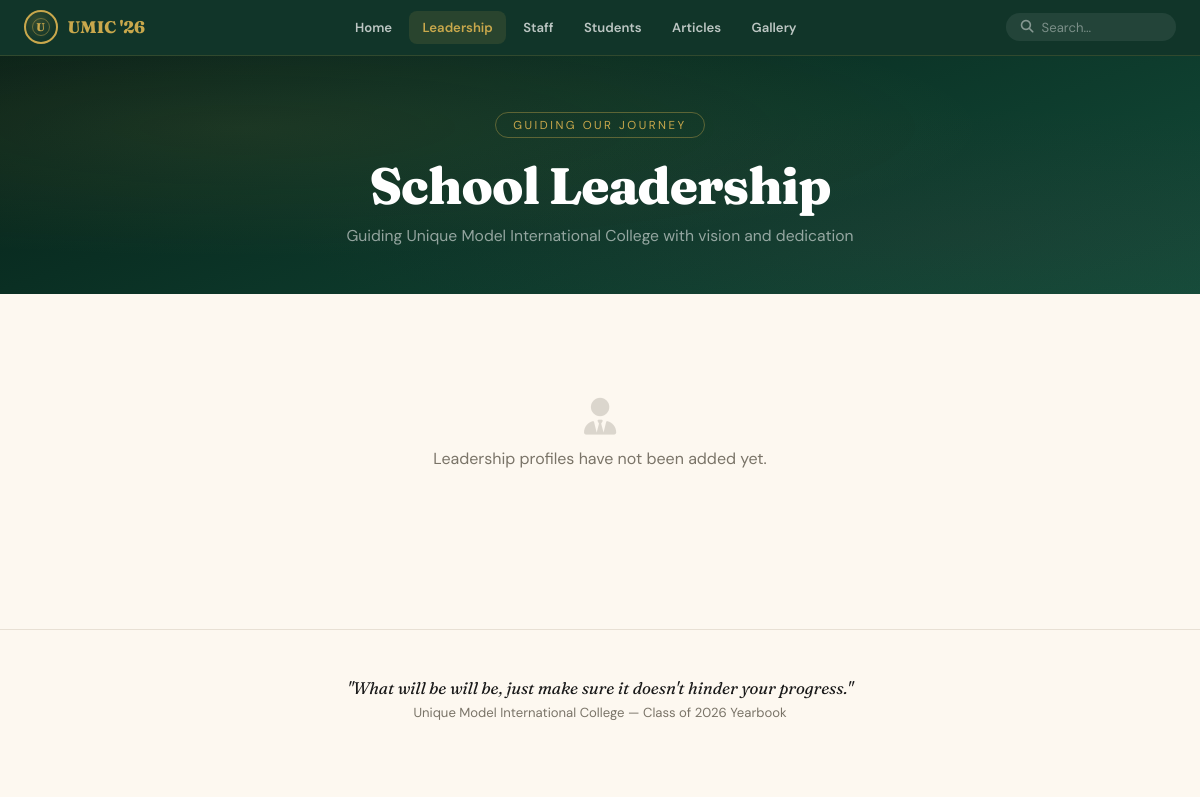
The app's page /leadership with its own data.
### tables this page shows
CREATE TABLE settings (
    id INTEGER PRIMARY KEY CHECK (id = 1),
    school_name TEXT DEFAULT 'Unique Model International College',
    motto TEXT DEFAULT 'What will be will be, just make sure it doesn''t hinder your progress.',
    graduation_year TEXT DEFAULT '2026',
    theme_primary TEXT DEFAULT '#0A2F23',
    theme_accent TEXT DEFAULT '#C9A84C',
    principal_message TEXT DEFAULT '',
    logo TEXT DEFAULT ''
);

### app.py (the view)
@app.route('/leadership')
def leadership():
    db = get_db()
    settings = row_to_dict(db.execute("SELECT * FROM settings WHERE id=1").fetchone())
    leaders = db.execute("SELECT * FROM leadership ORDER BY sort_order ASC").fetchall()
    return render_template('leadership.html', settings=settings, leaders=leaders)

### app.py (called while the page is built)
def get_db():
    if 'db' not in g:
        g.db = sqlite3.connect(DB_PATH)
        g.db.row_factory = sqlite3.Row
        g.db.execute("PRAGMA foreign_keys = ON")
    return g.db

def row_to_dict(row):
    return dict(row) if row else None

### templates/leadership.html (shortened to what this page needs)
{% extends "base.html" %}
{% set active_page = 'leadership' %}
{% block content %}
<section class="page-hero">
  <div class="eyebrow">Guiding Our Journey</div>
  <h1>School Leadership</h1>
  <p>Guiding {{ settings.school_name }} with vision and dedication</p>
</section>
<div class="section-wrap">
  {% if leaders %}
  <div class="leader-grid">
    {% for l in leaders %}
    <div class="leader-card">
      <div class="leader-photo">
        {% if l.photo %}<img src="{{ l.photo }}" alt="{{ l.name }}">{% else %}<span class="js-avatar" data-name="{{ l.name }}"></span>{% endif %}
      </div>
      <div class="leader-info">
        <div class="leader-role">{{ l.title }}</div>
        <div class="leader-name">{{ l.name }}</div>
        {% if l.message %}<p class="leader-msg">"{{ l.message }}"</p>{% endif %}
      </div>
    </div>
    {% endfor %}
  </div>
  {% else %}
  <div class="empty-state"><i class="fas fa-user-tie"></i><p>Leadership profiles have not been added yet.</p></div>
  {% endif %}
</div>
{% endblock %}

### templates/base.html (shortened to what this page needs)
<!DOCTYPE html>
<html lang="en">
<head>
<link rel="stylesheet" href="https://cdnjs.cloudflare.com/ajax/libs/font-awesome/6.5.0/css/all.min.css">
<link rel="stylesheet" href="{{ url_for('static', filename='css/style.css') }}">
</head>
<body>
<nav id="siteNav">
  <div class="nav-inner">
    <a href="{{ url_for('home') }}" class="nav-brand">
      <div class="seal"><span class="seal-mark">U</span></div>
      <span>UMIC '{{ settings.graduation_year[-2:] if settings.graduation_year else '26' }}</span>
    </a>
    <div class="nav-links">
      <a href="{{ url_for('home') }}" class="nav-link {{ 'active' if active_page=='home' else '' }}">Home</a>
      <a href="{{ url_for('leadership') }}" class="nav-link {{ 'active' if active_page=='leadership' else '' }}">Leadership</a>
      <a href="{{ url_for('staff') }}" class="nav-link {{ 'active' if active_page=='staff' else '' }}">Staff</a>
      <a href="{{ url_for('classes') }}" class="nav-link {{ 'active' if active_page=='classes' else '' }}">Students</a>
      <a href="{{ url_for('articles') }}" class="nav-link {{ 'active' if active_page=='articles' else '' }}">Articles</a>
      <a href="{{ url_for('gallery') }}" class="nav-link {{ 'active' if active_page=='gallery' else '' }}">Gallery</a>
    </div>
    <form class="nav-search" action="{{ url_for('search') }}" method="get" id="navSearchForm">
      <i class="fas fa-search"></i>
      <input type="text" name="q" placeholder="Search...">
    </form>
  </div>
</nav>
{% block content %}{% endblock %}
<footer>
  <p class="fq">"{{ settings.motto }}"</p>
  <p>{{ settings.school_name }} — Class of {{ settings.graduation_year }} Yearbook</p>
</footer>
</body>
</html>

### static/css/style.css (style rules this page uses)
:root { --bg:#FDF8F0; --paper:#FFFFFF; --fg:#1A1A1A; --muted:#7A7468; --accent:#C9A84C; --accent-dim:#B8943F; --primary:#0A2F23; --primary-light:#134D3A; --primary-pale:#E9F1EC; --wine:#7C1D3E; --border:#E8E0D4; --tag:#F0EBE3; --shadow-sm:0 2px 12px rgba(10,47,35,.06); --shadow-md:0 10px 30px rgba(10,47,35,.10); --shadow-lg:0 25px 60px rgba(10,47,35,.18); --radius:16px; --serif:'Fraunces', 'Playfair Display', serif; --sans:'DM Sans', sans-serif; }
* { margin:0;padding:0;box-sizing:border-box }
html { scroll-behavior:smooth }
body { font-family:var(--sans);background:var(--bg);color:var(--fg);overflow-x:hidden;-webkit-font-smoothing:antialiased }
h1,h2,h3,h4,h5 { font-family:var(--serif) }
a { color:inherit;text-decoration:none }
.seal { width:64px;height:64px;border-radius:50%; border:2px solid var(--accent); display:flex;align-items:center;justify-content:center; position:relative;flex-shrink:0; background:radial-gradient(circle at 35% 30%, rgba(201,168,76,.18), transparent 70%); }
.seal::before { content:'';position:absolute;inset:6px;border:1px solid rgba(201,168,76,.45);border-radius:50%; }
.seal-mark { font-family:var(--serif);font-weight:800;color:var(--accent);font-size:1.1rem;letter-spacing:1px }
#siteNav { position:sticky;top:0;z-index:900; background:rgba(10,47,35,.97);backdrop-filter:blur(14px); border-bottom:1px solid rgba(201,168,76,.18); }
.nav-inner { max-width:1240px;margin:0 auto;display:flex;align-items:center;justify-content:space-between;padding:.65rem 1.5rem;gap:1rem }
.nav-brand { display:flex;align-items:center;gap:.6rem;color:var(--accent);font-family:var(--serif);font-weight:800;font-size:1.05rem;white-space:nowrap }
.nav-brand .seal { width:34px;height:34px }
.nav-brand .seal-mark { font-size:.7rem }
.nav-links { display:flex;gap:.2rem;flex-wrap:wrap;justify-content:flex-end }
.nav-link { padding:.5rem .85rem;border-radius:8px;color:rgba(255,255,255,.72);font-size:.82rem;font-weight:600;cursor:pointer;transition:all .2s;border:none;background:none;font-family:var(--sans) }
.nav-link.active { color:var(--accent);background:rgba(201,168,76,.13) }
.nav-search { display:flex;align-items:center;background:rgba(255,255,255,.08);border-radius:50px;padding:.35rem .9rem;gap:.5rem }
.nav-search input { background:none;border:none;color:#fff;font-size:.82rem;width:120px;outline:none;font-family:var(--sans) }
.nav-search input::placeholder { color:rgba(255,255,255,.4) }
.nav-search i { color:rgba(255,255,255,.45);font-size:.8rem }
.page-hero { background:linear-gradient(160deg,#061f17 0%,#0A2F23 35%,#134D3A 100%); padding:3.5rem 1.5rem 3rem;text-align:center;position:relative;overflow:hidden; }
.page-hero::before { content:'';position:absolute;inset:0;pointer-events:none; background:radial-gradient(ellipse at 20% 30%,rgba(201,168,76,.10) 0%,transparent 55%), radial-gradient(ellipse at 80% 75%,rgba(124,29,62,.08) 0%,transparent 50%); }
.page-hero h1 { position:relative;z-index:1;font-size:clamp(2rem,5.5vw,3.2rem);color:#fff;font-weight:800;letter-spacing:-1px;margin-bottom:.5rem }
.page-hero p { position:relative;z-index:1;color:rgba(255,255,255,.55);font-size:.98rem;max-width:520px;margin:0 auto }
.page-hero .eyebrow { position:relative;z-index:1;display:inline-block;padding:.3rem 1.1rem;border:1px solid rgba(201,168,76,.4);border-radius:50px;color:var(--accent);font-size:.72rem;letter-spacing:2.5px;text-transform:uppercase;margin-bottom:1rem }
.section-wrap { max-width:1240px;margin:0 auto;padding:2.5rem 1.5rem 4rem }
.empty-state { grid-column:1/-1;text-align:center;padding:4rem 1rem;color:var(--muted) }
.empty-state i { font-size:2.3rem;margin-bottom:.8rem;display:block;opacity:.25 }
footer { text-align:center;padding:3rem 1.5rem;color:var(--muted);font-size:.82rem;border-top:1px solid var(--border);margin-top:2rem }
footer .fq { font-family:var(--serif);font-size:1.05rem;font-style:italic;color:var(--fg);margin-bottom:.4rem }

### records on screen
settings: graduation_year "26", school_name "Unique Model International College", motto "What will be will be, just make sure it doesn't hinder your progress.", graduation_year "2026"
